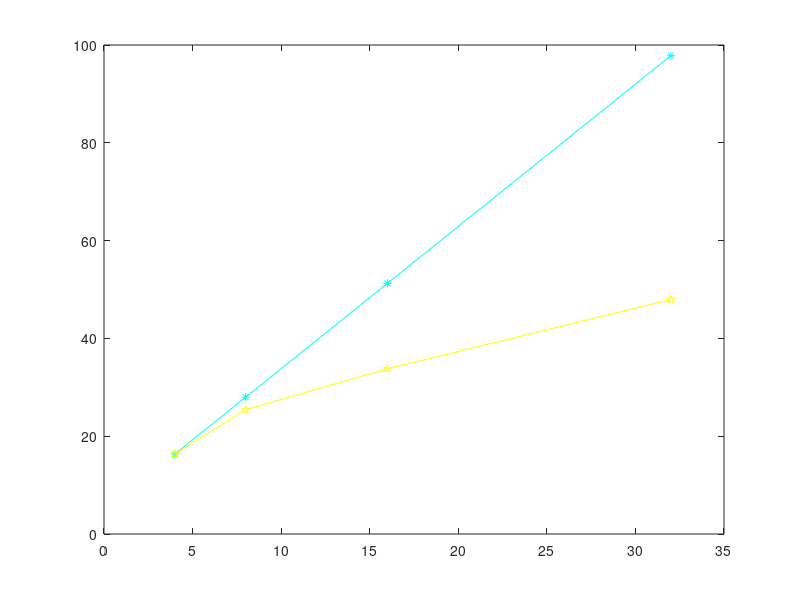

Recreate this plot in MATLAB. (Note: this script raises an error after producing the figure.)
%MATLAB has been used to visualize the delay results for each bit-width got after STA 
clc;
clear all;
close all;
bits = [4,8,16,32];
rca = [16.35 27.99 51.26 97.82]; 
cla = [16.35 25.43 33.79 47.96];
plot(bits,rca,'cyan-*',bits,cla,'y-pentagram');

text(bits, rca, string(rca), ...
    'VerticalAlignment','bottom', ...
    'HorizontalAlignment','center');

text(bits, cla, string(cla), ...
    'VerticalAlignment','top', ...
    'HorizontalAlignment','center');

xlabel('Bit-width(n)');
ylabel('Delay (time units as per GF180 liberty)');
title('STA delay v/s Bit-width (gf180mcu ss corner used)');
legend('RCA','CLA','Location','northwest');
grid on;
datacursormode on;
